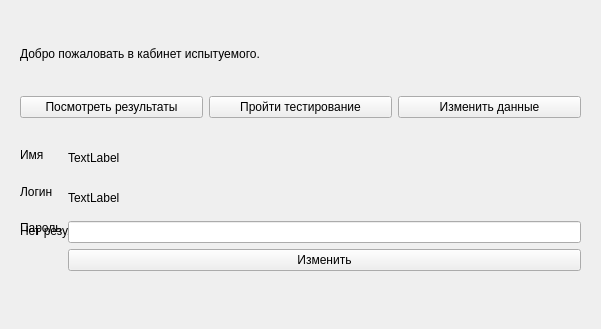
<?xml version="1.0" encoding="UTF-8"?>
<ui version="4.0">
 <class>user_room</class>
 <widget class="QWidget" name="user_room">
  <property name="geometry">
   <rect>
    <x>0</x>
    <y>0</y>
    <width>601</width>
    <height>329</height>
   </rect>
  </property>
  <property name="windowTitle">
   <string>Form</string>
  </property>
  <widget class="QWidget" name="resultWidget" native="true">
   <property name="geometry">
    <rect>
     <x>20</x>
     <y>150</y>
     <width>561</width>
     <height>161</height>
    </rect>
   </property>
   <layout class="QVBoxLayout" name="verticalLayout_4">
    <item>
     <widget class="QLabel" name="resultsShowLabel">
      <property name="text">
       <string>Нет результатов, нажмите на &quot;Пройти тестирование&quot;</string>
      </property>
      <property name="wordWrap">
       <bool>true</bool>
      </property>
     </widget>
    </item>
   </layout>
  </widget>
  <widget class="QWidget" name="layoutWidget">
   <property name="geometry">
    <rect>
     <x>20</x>
     <y>17</y>
     <width>561</width>
     <height>101</height>
    </rect>
   </property>
   <layout class="QVBoxLayout" name="verticalLayout">
    <item>
     <widget class="QLabel" name="label">
      <property name="text">
       <string>Добро пожаловать в кабинет испытуемого.</string>
      </property>
     </widget>
    </item>
    <item>
     <layout class="QHBoxLayout" name="horizontalLayout">
      <item>
       <widget class="QPushButton" name="showresButton">
        <property name="text">
         <string>Посмотреть результаты</string>
        </property>
       </widget>
      </item>
      <item>
       <widget class="QPushButton" name="testingButton">
        <property name="text">
         <string>Пройти тестирование</string>
        </property>
       </widget>
      </item>
      <item>
       <widget class="QPushButton" name="changedataButton">
        <property name="text">
         <string>Изменить данные</string>
        </property>
       </widget>
      </item>
     </layout>
    </item>
   </layout>
  </widget>
  <widget class="QWidget" name="changedata" native="true">
   <property name="geometry">
    <rect>
     <x>20</x>
     <y>140</y>
     <width>561</width>
     <height>131</height>
    </rect>
   </property>
   <layout class="QGridLayout" name="gridLayout">
    <item row="0" column="0">
     <layout class="QVBoxLayout" name="verticalLayout_2">
      <item>
       <widget class="QLabel" name="name_label">
        <property name="text">
         <string>Имя</string>
        </property>
       </widget>
      </item>
      <item>
       <widget class="QLabel" name="login_label">
        <property name="text">
         <string>Логин</string>
        </property>
       </widget>
      </item>
      <item>
       <widget class="QLabel" name="password_label">
        <property name="text">
         <string>Пароль</string>
        </property>
       </widget>
      </item>
     </layout>
    </item>
    <item row="0" column="1">
     <layout class="QVBoxLayout" name="verticalLayout_3">
      <item>
       <widget class="QLabel" name="sql_name_label">
        <property name="text">
         <string>TextLabel</string>
        </property>
       </widget>
      </item>
      <item>
       <widget class="QLabel" name="sql_login_label">
        <property name="text">
         <string>TextLabel</string>
        </property>
       </widget>
      </item>
      <item>
       <widget class="QLineEdit" name="passwordChangeLineedit"/>
      </item>
     </layout>
    </item>
    <item row="1" column="1">
     <widget class="QPushButton" name="pushButton_4">
      <property name="text">
       <string>Изменить</string>
      </property>
     </widget>
    </item>
   </layout>
  </widget>
 </widget>
 <resources/>
 <connections/>
</ui>
